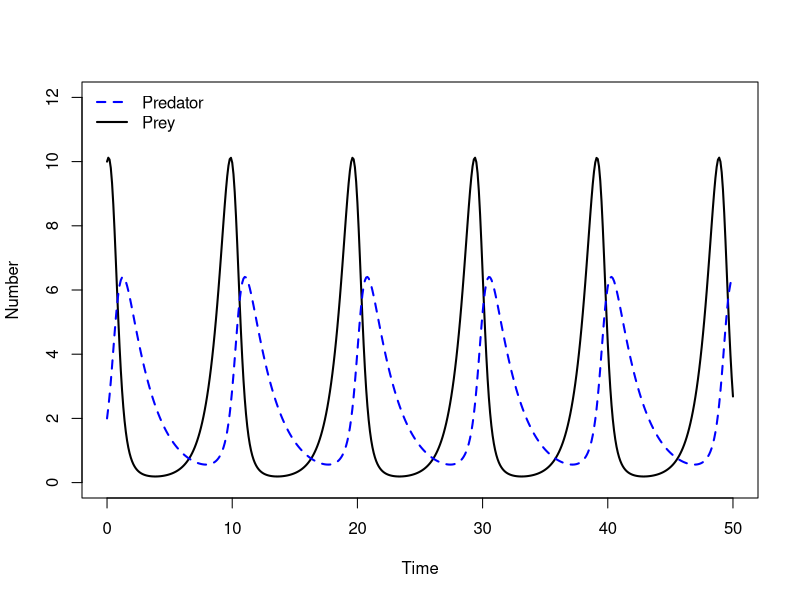
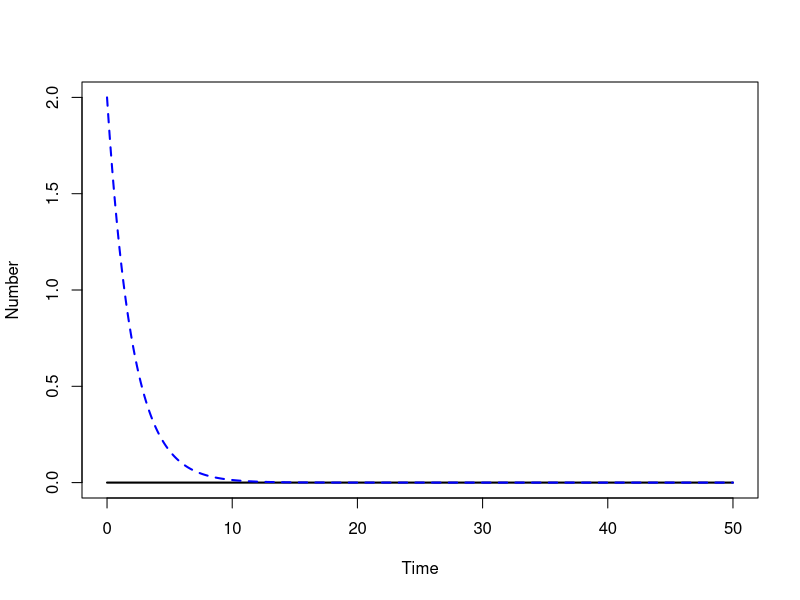
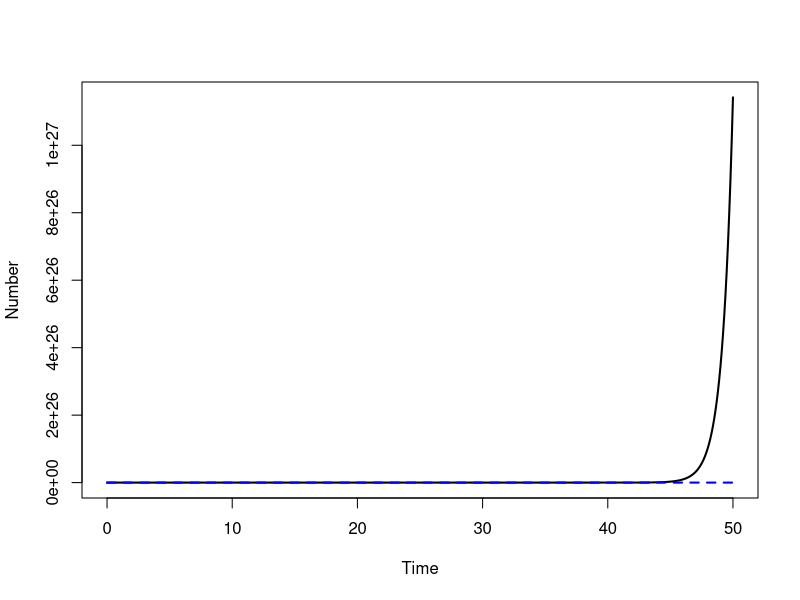

The R script that drew these images, in order:
## ---- chunk 1
library(deSolve)
knitr::opts_chunk$set(echo = TRUE, comment = NA, dev = "png",
                      fig.width = 5, fig.height = 5)
## ---- chunk 2
predator_prey <- function(time, state_var, pars) {
  # Extract state variables
  X <- state_var["X"]
  Y <- state_var["Y"]
  # Extract model parameters
  alpha <- pars["alpha"]
  beta <- pars["beta"]
  delta <- pars["delta"]
  gamma <- pars["gamma"]
  # The differential equations
  dX <- alpha * X - beta * X * Y
  dY <- delta * X * Y - gamma * Y
  # Return the solved equations as a list
  sol <- list(c(dX, dY))
  return(sol)
}
## ---- chunk 3
state_var <- c(X = 10, Y = 2)
## ---- chunk 4
pars <- c(alpha = 1.2, beta = 0.5, delta = 0.2, gamma = 0.5)

times <- seq(from = 0, to = 50, by = 0.1)

solution <- ode(y = state_var, times = times, func = predator_prey,
                parms = pars, method = rk4)
head(solution)
## ---- chunk 5
solution <- as.data.frame(solution)

plot(solution$time, solution$X, type = "l", lwd = 2,
     ylim = c(0, 12),
     xlab = "Time", ylab = "Number")
lines(solution$time, solution$Y, col = "blue", lty = 2, lwd = 2)
legend("topleft", c("Predator", "Prey"), col = c("blue", "black"),
       lty = c(2, 1), lwd = 2, bty = "n")
## ---- chunk 6
state_var <- c(X = 0, Y = 2)

solution <- as.data.frame(ode(y = state_var, times = times,
                              func = predator_prey,
                              parms = pars, method = rk4))
plot(solution$time, solution$X, type = "l", lwd = 2,
     ylim = c(0, max(solution[, c("X", "Y")])),
     xlab = "Time", ylab = "Number")
lines(solution$time, solution$Y, col = "blue", lty = 2, lwd = 2)

## ---- chunk 7
state_var <- c(X = 10, Y = 0)

solution <- as.data.frame(ode(y = state_var, times = times,
                              func = predator_prey,
                              parms = pars, method = rk4))

plot(solution$time, solution$X, type = "l", lwd = 2,
     ylim = c(0, max(solution[, c("X", "Y")])),
     xlab = "Time", ylab = "Number")
lines(solution$time, solution$Y, col = "blue", lty = 2, lwd = 2)
